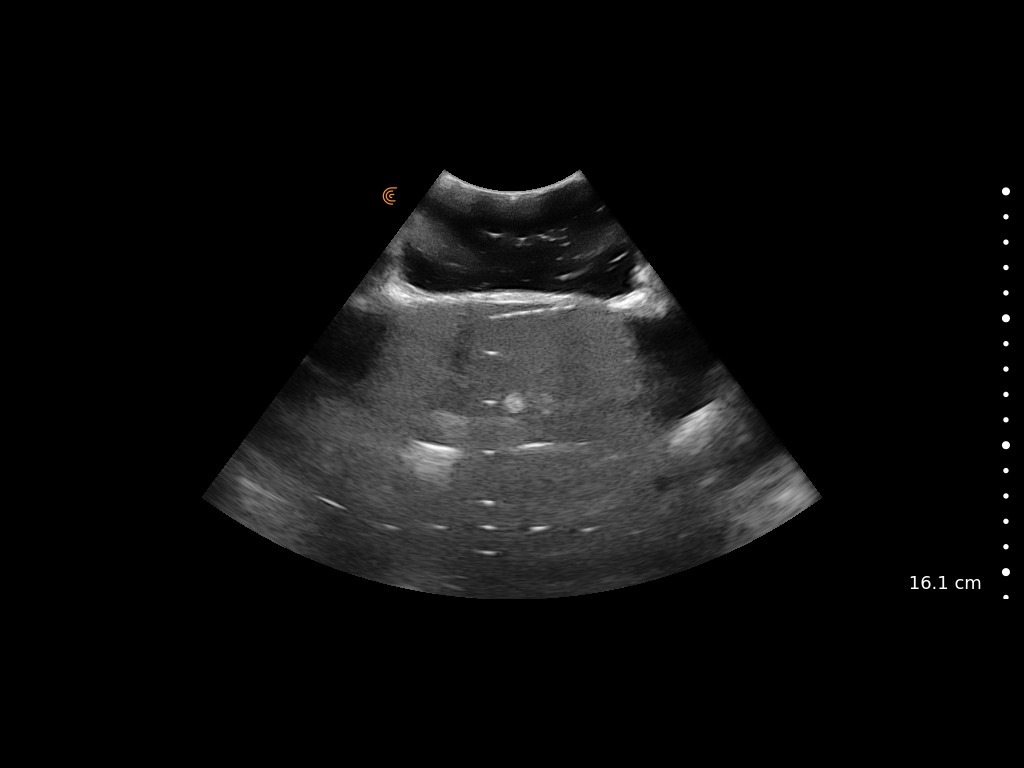
#> input picture Data/materials_test_V2/PP bottom/capture_11_2023-02-04T15-37-44.jpeg, 1024 x 768 px, found by its file name
$ jupyter execute --allow-errors materials_testing_analysis.ipynb
#> lines starting #> are read from the running program, lines starting #| are printed output that depends on the picture; after the words box and inside, x2 and y2 are one past the last pixel; in counts of white or black regions, pixels touching at a corner belong together; long printed decimals are rounded
[cell 1]
import numpy as np
import pandas as pd
import matplotlib.pyplot as plt
import os
import glob
from tqdm import tqdm
import cv2

Identifying Region of Interest (ROI) - MANUALLY

[cell 2]
image_path = 'C:/Users/abhip/Desktop/School/MQP/Ultrasound_Needle_Insertion_Software_MQP/Data/materials_test_V2/PP bottom/capture_11_2023-02-04T15-37-44.jpeg'
groundTruth_path = 'C:/Users/abhip/Desktop/School/MQP/Ultrasound_Needle_Insertion_Software_MQP/Data/materials_test_V2/ground_truth_materialTest.jpeg'
#test image
test_image = cv2.imread(image_path)
#> test_image is the input picture: shape (768, 1024, 3); mean B, G, R 14.1, 14.2, 14.2
test_image_visual = test_image.copy()

#ground truth image
ground_truth = cv2.imread(groundTruth_path) #using the pure water sample as he ground truth value
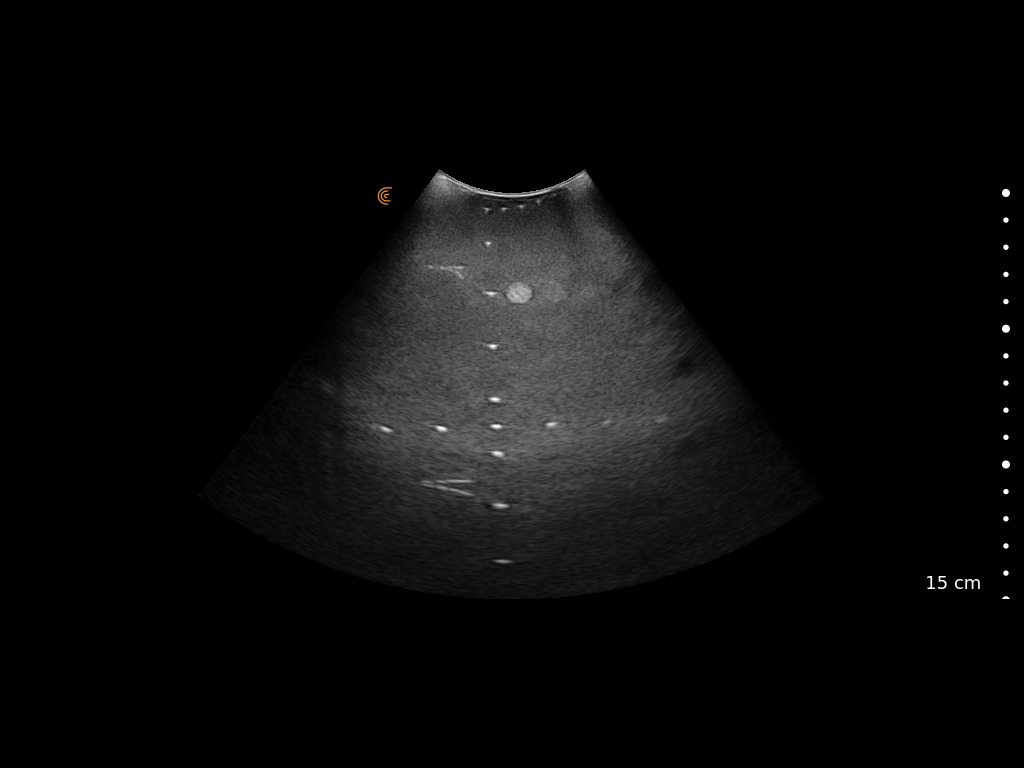
#> input picture Data/materials_test_V2/ground_truth_materialTest.jpeg, 1024 x 768 px, found by its file name
#> ground_truth is the input picture: shape (768, 1024, 3); mean B, G, R 10.2, 10.2, 10.2
ground_truth_visual = ground_truth.copy()

#bounding region of near field objects
y1,y2 = (495,525), (505,535) #top left corner is y1, bottom right corner is y2

cv2.rectangle(test_image_visual,y1,y2,(0,255,0),1)
#> test_image_visual: shape (768, 1024, 3); 0.01% of pixels changed, all inside (x1, y1, x2, y2) = (495, 525, 506, 536)
plt.figure()
plt.imshow(test_image_visual)

#bounding region of near field objects
y1,y2 = (490,420), (500,430) #top left corner is y1, bottom right corner is y2

cv2.rectangle(ground_truth_visual,y1,y2,(0,255,0),1)
#> ground_truth_visual: shape (768, 1024, 3); 0.01% of pixels changed, all inside (x1, y1, x2, y2) = (490, 420, 501, 431)
plt.figure()
plt.imshow(ground_truth_visual)

[cell 3]
roi_object = test_image[(525):(535), (495):(505)] #format is [y1:y2, x1:x2]
roi_object_gt = ground_truth[420:(430), 490:(500)] #add plus one to x2 and y2 when you want to see all of bounding box
plt.figure()
plt.imshow(roi_object)
plt.figure()
plt.imshow(roi_object_gt)
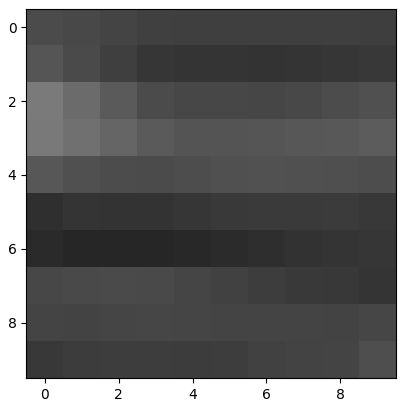
#> figure drawn by matplotlib, 1 panel
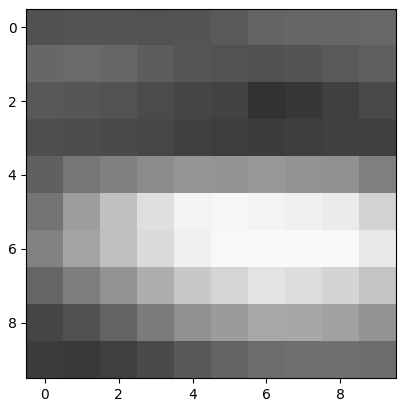
#> figure drawn by matplotlib, 1 panel

[cell 4]
surrounding_tissue = test_image[(525):(535), (495+17):(505+17)] #background region --> same box size next to target region
surrounding_tissue_gt = ground_truth[420:430, (490+12):(500+12)]
plt.figure()
plt.imshow(surrounding_tissue)
plt.figure()
plt.imshow(surrounding_tissue_gt)
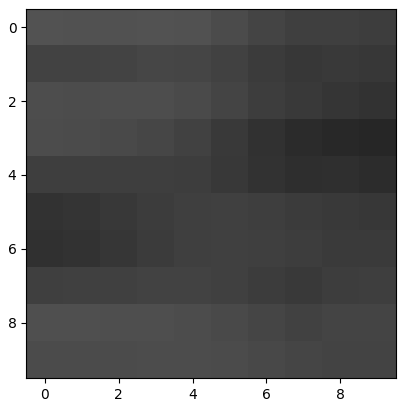
#> figure drawn by matplotlib, 1 panel
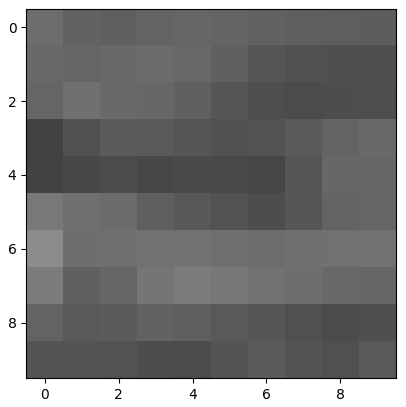
#> figure drawn by matplotlib, 1 panel

Identify ROI through Circle detection

[cell 5]
# detect circles in the image
grayscale = cv2.cvtColor(ground_truth[:, (480):(500)], cv2.COLOR_RGB2GRAY)
circles = cv2.HoughCircles(grayscale, cv2.HOUGH_GRADIENT, 1.2, 100)
#> circles = None
# ensure at least some circles were found
if circles is not None:
	# convert the (x, y) coordinates and radius of the circles to integers
	circles = np.round(circles[0, :]).astype("int")
	# loop over the (x, y) coordinates and radius of the circles
	for (x, y, r) in circles:
		# draw the circle in the output image, then draw a rectangle
		# corresponding to the center of the circle
		cv2.circle(grayscale, (x, y), r, (0, 255, 0), 4)
		cv2.rectangle(grayscale, (x - 5, y - 5), (x + 5, y + 5), (0, 128, 255), -1)

plt.figure()
plt.imshow(grayscale)
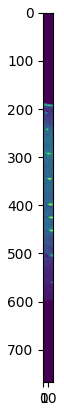
#> figure drawn by matplotlib, 1 panel

Calculating CNR

[cell 6]
#CNR VERSION 1

def calculate_cnr(images, object1, object2):
  # Calculate the difference in intensity between the two objects
  intensity_diff = np.abs(np.mean(object1) - np.mean(object2))
#> intensity_diff = 3.58

  # Calculate the standard deviation of the noise in the images
  noise_std = np.std(images)
#> noise_std = 32.53

  # Calculate the CNR by dividing the intensity difference by the noise standard deviation
  cnr = intensity_diff / noise_std
#> cnr = 0.11

  return cnr

[cell 7]
test_cnr = calculate_cnr(test_image, roi_object,surrounding_tissue)
#> test_cnr = 0.11

gt_cnr = calculate_cnr(ground_truth, roi_object_gt,surrounding_tissue_gt)
#> gt_cnr = 1.37

print(test_cnr)
#| 0.1101
print(gt_cnr)
#| 1.373

relative_percent = (test_cnr/gt_cnr) * 100
#> relative_percent = 8.02

print("the combination quality is {} similar when compared to ground truth".format(relative_percent))
#| the combination quality is 8.016 similar when compared to ground truth

[cell 8]
#CNR VERSION 2

# Apply filters and thresholding to enhance the contrast in the region of interest
filtered_img = cv2.medianBlur(test_image, 3)
# plt.imshow(filtered_img)
# thresholded_img = cv2.threshold(filtered_img, 100, 255, cv2.THRESH_BINARY)
# plt.imshow(thresholded_img)
# thresholded_img
# # Measure the intensity of the signal in the region of interest
roi_object = filtered_img[300:450, 300:700]
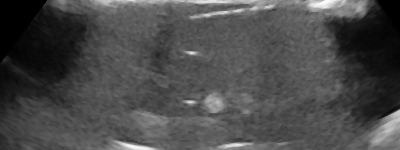
#> roi_object: shape (150, 400, 3); min 0, max 253, mean 74.4

# Measure the intensity of the signal in the region of interest
roi_mean = np.mean(roi_object)
#> roi_mean = 74.36

# Measure the intensity of the signal in the surrounding tissue
surrounding_tissue = filtered_img[250:500, 250:750]
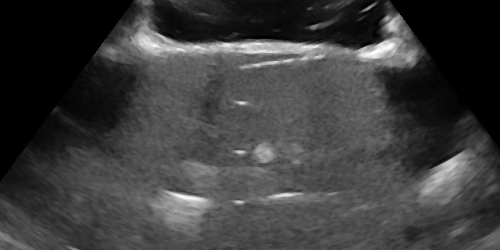
#> surrounding_tissue: shape (250, 500, 3); min 0, max 253, mean 60.6
surrounding_tissue = np.delete(surrounding_tissue, np.s_[300:450], axis=0)
surrounding_tissue = np.delete(surrounding_tissue, np.s_[300:700], axis=1)
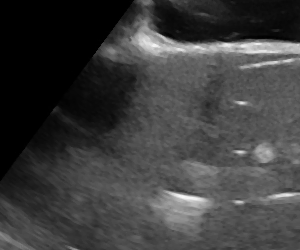
#> surrounding_tissue: shape (250, 300, 3); min 0, max 248, mean 61.8
surrounding_mean = np.mean(surrounding_tissue)
#> surrounding_mean = 61.82

# Calculate the contrast and the noise level
contrast = roi_mean - surrounding_mean
#> contrast = 12.54
noise = np.std(surrounding_tissue)
#> noise = 44.86

# Calculate the CNR
cnr = contrast / noise
#> cnr = 0.28
cnr
#> Out = 0.28

[cell 9]
#CNR VERSION 3
from scipy.stats import norm

# Divide the image into the region of interest and the surrounding tissue
roi = test_image[300:450, 300:700]
surrounding_tissue = test_image[250:500, 250:750]
#> surrounding_tissue: shape (250, 500, 3)

#remove the region of interest from the surrounding_tissue array
surrounding_tissue = np.delete(surrounding_tissue, np.s_[300:450], axis=0)
surrounding_tissue = np.delete(surrounding_tissue, np.s_[300:700], axis=1)
#> surrounding_tissue: shape (250, 300, 3)

# Fit a Gaussian distribution to the intensity values in each region
roi_dist = norm.fit(roi)
#> roi_dist = (74.35, 38.52)
surrounding_dist = norm.fit(surrounding_tissue)
#> surrounding_dist = (61.84, 45.31)

# Calculate the peak values of the distributions
roi_peak = roi_dist[0]
#> roi_peak = 74.35
surrounding_peak = surrounding_dist[0]
#> surrounding_peak = 61.84

# Calculate the standard deviation of the surrounding tissue
surrounding_std = surrounding_dist[1]
#> surrounding_std = 45.31

# Calculate the CNR
cnr = (roi_peak - surrounding_peak) / surrounding_std
#> cnr = 0.276
cnr
#> Out = 0.276

[cell 10]
#can use water as the ground truth to identify the reference value

Calculating FWHM

[cell 11]
import numpy as np
import cv2
from scipy.stats import norm

def calculate_fwhm(test_image, roi_input):
  # Load the ultrasound image into a NumPy array
  img = test_image #test_image

  # Apply filters and thresholding to enhance the contrast in the region of interest
  filtered_img = cv2.medianBlur(img, 3)

  # Fit a Gaussian distribution to the intensity values in the region of interest
  roi = roi_input

  roi_dist = norm.fit(roi)
#> roi_dist = (74.36, 37.89)

  # Calculate the FWHM of the fitted distribution
  roi_peak = roi_dist[0]
#> roi_peak = 74.36
  roi_std = roi_dist[1]
#> roi_std = 37.89
  fwhm = 2 * np.sqrt(2 * np.log(2)) * roi_std
#> fwhm = 89.22
  # print(fwhm)

  # Calculate the FWHM of the fitted distribution
  roi_peak = roi_dist[0]
  half_peak = roi_peak / 2
#> half_peak = 37.18
  low_index = np.where(roi < half_peak)[0][0]
#> low_index = 0
  high_index = np.where(roi > half_peak)[0][-1]
#> high_index = 149
  fwhm = high_index - low_index
#> fwhm = 149


  # Compare the measured FWHM to a reference value
  reference_fwhm = 127.82 #based off fwhm from ground truth image

  if fwhm < reference_fwhm:
    print('Excellent image quality')
  elif fwhm >= reference_fwhm and fwhm < 10:
    print('Good image quality')
  elif fwhm >= 10 and fwhm < 20:
    print('Fair image quality')
  else:
    print('Poor image quality')

  return fwhm

[cell 12]
print(calculate_fwhm(test_image, roi_object))
#| 149
# print(calculate_fwhm(ground_truth, roi_object_gt))

Applying to All Images (USING THE METAL OBJECT AS ROI)

[cell 13]
path = 'C:/Users/abhip/Desktop/School/MQP/Ultrasound_Needle_Insertion_Software_MQP/Data/probe_impedence_V2'
# print(path)

#Saving directory paths to list
base_dir = os.path.join(path)
# print(base_dir)
image_files = glob.glob(base_dir + '/*.jpeg')
# print(test_files)
# len(test_files)

image_list = np.zeros((len(image_files), 768, 1024, 3), dtype=np.uint8)

print('Saving Images to list')

for n, id_ in tqdm(enumerate(image_files), total=len(image_files)):
    path = image_files[n]
    #folder_name = path[4:]
    img = cv2.imread(path)
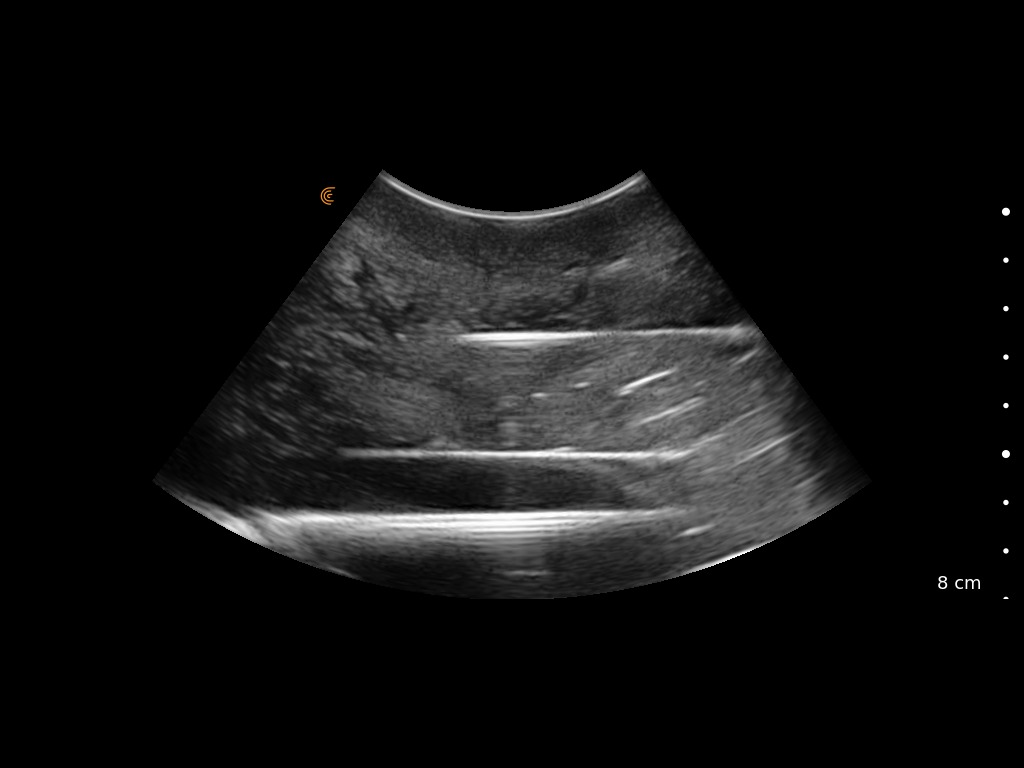
#> input picture Data/probe_impedence_V2/capture_10_2022-11-19T17-35-46.jpeg, 1024 x 768 px
#> img is the input picture: shape (768, 1024, 3); mean B, G, R 18.3, 18.3, 18.3
    image_list[n] = img #fill empty array with values
print('Done!')
